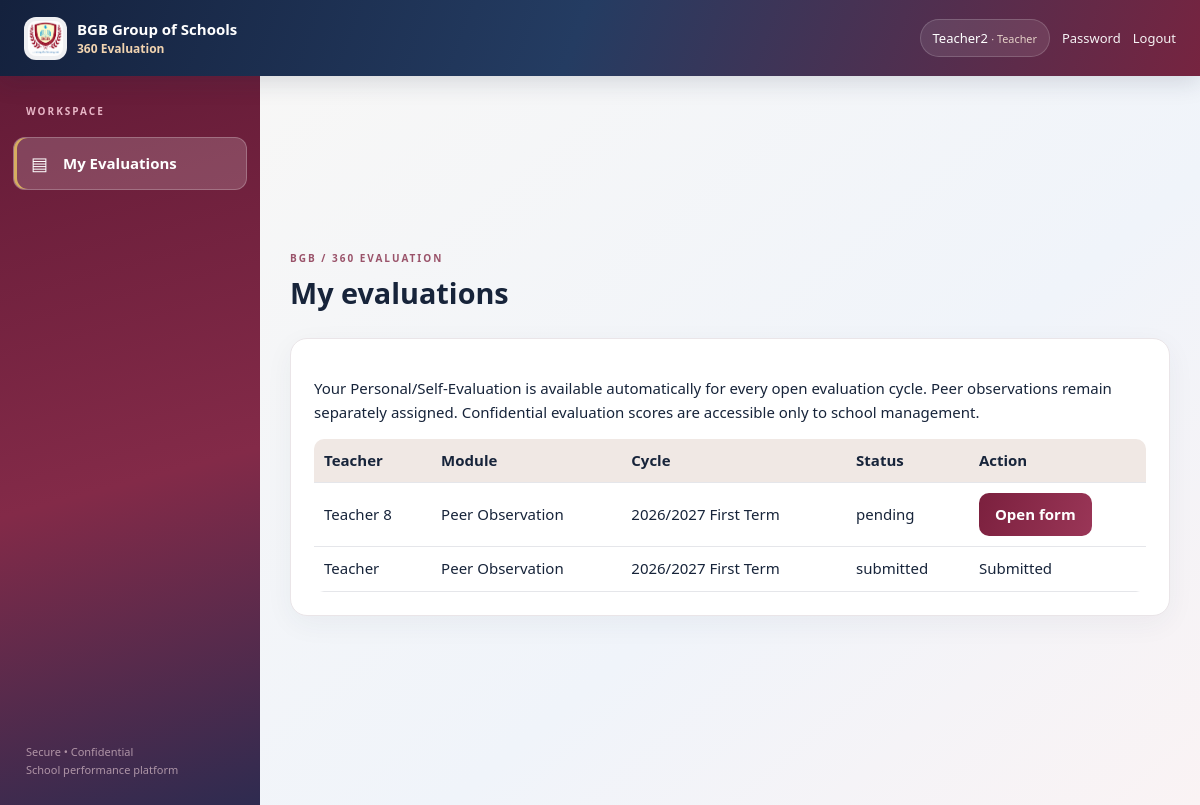
Page /teacher/dashboard.php (signed in) on the committed database.
### tables this page shows
CREATE TABLE `assignments` (
  `id` int NOT NULL,
  `module_id` int NOT NULL,
  `cycle_id` int NOT NULL,
  `evaluator_id` int NOT NULL,
  `subject_id` int NOT NULL,
  `status` enum('pending','draft','submitted') NOT NULL DEFAULT 'pending',
  `observation_date` date DEFAULT NULL,
  `subject_name` varchar(150) DEFAULT NULL,
  `class_name` varchar(100) DEFAULT NULL,
  `period_name` varchar(80) DEFAULT NULL,
  `created_at` timestamp NULL DEFAULT CURRENT_TIMESTAMP,
  `submitted_at` datetime DEFAULT NULL
);

CREATE TABLE `users` (
  `id` int NOT NULL,
  `name` varchar(180) NOT NULL,
  `phone` varchar(20) NOT NULL,
  `password_hash` varchar(255) NOT NULL,
  `role` enum('admin','management','supervisor','teacher') NOT NULL DEFAULT 'teacher',
  `gender` varchar(30) DEFAULT NULL,
  `section_id` int DEFAULT NULL,
  `classes` varchar(255) DEFAULT NULL,
  `subjects` varchar(255) DEFAULT NULL,
  `staff_id` varchar(60) DEFAULT NULL,
  `is_active` tinyint NOT NULL DEFAULT '1',
  `must_change_password` tinyint NOT NULL DEFAULT '1',
  `created_at` timestamp NULL DEFAULT CURRENT_TIMESTAMP
);

CREATE TABLE `modules` (
  `id` int NOT NULL,
  `name` varchar(150) NOT NULL,
  `slug` varchar(150) NOT NULL,
  `description` text,
  `evaluator_role` enum('teacher','supervisor','management','admin','public') NOT NULL DEFAULT 'teacher',
  `rating_direction` enum('high','low') NOT NULL DEFAULT 'high',
  `is_active` tinyint DEFAULT '0',
  `created_at` timestamp NULL DEFAULT CURRENT_TIMESTAMP
);

CREATE TABLE `academic_sessions` (
  `id` int NOT NULL,
  `name` varchar(30) NOT NULL,
  `is_current` tinyint NOT NULL DEFAULT '0'
);

CREATE TABLE `evaluation_cycles` (
  `id` int NOT NULL,
  `session_id` int NOT NULL,
  `term` varchar(40) NOT NULL,
  `starts_at` date DEFAULT NULL,
  `ends_at` date DEFAULT NULL,
  `is_open` tinyint DEFAULT '1'
);

### teacher/dashboard.php (the view, shortened to what this page needs)
<?php require __DIR__.'/../includes/core.php';$u=require_login(['teacher']);ensure_teacher_self_evaluations((int)$u['id']);$rows=all("SELECT a.*,m.name module_name,t.name teacher,c.term,s.name session_name FROM assignments a JOIN modules m ON m.id=a.module_id JOIN users t ON t.id=a.subject_id JOIN evaluation_cycles c ON c.id=a.cycle_id JOIN academic_sessions s ON s.id=c.session_id WHERE a.evaluator_id=? AND m.is_active=1 ORDER BY a.id DESC",[$u['id']]);ob_start();?><div class="card"><p>Your Personal/Self-Evaluation is available automatically for every open evaluation cycle. Peer observations remain separately assigned. Confidential evaluation scores are accessible only to school management.</p><div class="tablewrap teacher-evaluation-table"><table><tr><th>Teacher</th><th>Module</th><th>Cycle</th><th>Status</th><th>Action</th></tr><?php foreach($rows as $r)echo '<tr><td data-label="Teacher">'.h($r['teacher']).'</td><td data-label="Module">'.h($r['module_name']).'</td><td data-label="Cycle">'.h($r['session_name'].' '.$r['term']).'</td><td data-label="Status">'.h($r['status']).'</td><td data-label="Action">'.($r['status']==='submitted'?'Submitted':'<a class="btn" href="'.url('evaluate.php?id='.$r['id']).'">Open form</a>').'</td></tr>';?></table></div></div>

### assets/css/style.css (style rules this page uses)
* { box-sizing:border-box }
body { margin:0;background:#f8f5ef;color:#1b2941;font:15px/1.55 system-ui,Arial,sans-serif }
a { color:#153d66 }
.card { background:#fff;border:1px solid #e4ded4;border-radius:12px;padding:20px;margin:0 0 18px;box-shadow:0 3px 12px #18243a0a }
.btn,button { border:0;background:#70263c;color:white;padding:10px 16px;border-radius:8px;cursor:pointer;text-decoration:none;display:inline-block;font:inherit }
.tablewrap { overflow-x:auto }
table { border-collapse:collapse;width:100%;background:white }
td,th { border-bottom:1px solid #e5e6ea;text-align:left;padding:10px;vertical-align:top }
th { background:#f0e8e4 }
:root { --navy:#14213d;--maroon:#7b203e;--gold:#d6ae60;--cream:#faf8f5;--ink:#17243a }
body { background:linear-gradient(140deg,#faf8f5,#f0f4fa 65%,#faf3f4);color:var(--ink) }
.card { border:1px solid #eae5e8;border-radius:17px;padding:23px;box-shadow:0 8px 28px #2634530d;transition:box-shadow .2s,transform .2s }
.btn,button:not(.menu-toggle) { background:linear-gradient(110deg,#7b203e,#9a3657);border-radius:10px;font-weight:600;transition:transform .18s,box-shadow .18s }
html { width:100%;overflow-x:hidden;-webkit-text-size-adjust:100% }
body { min-width:0;width:100%;overflow-x:hidden }
.shell,main,.card,.grid,.formgrid,.actions { min-width:0 }
.card { max-width:100% }
.tablewrap { display:block;width:100%;max-width:100%;overflow-x:auto;overflow-y:hidden;-webkit-overflow-scrolling:touch;overscroll-behavior-x:contain;border-radius:10px }
.tablewrap table { width:100%;min-width:650px;border-collapse:collapse;table-layout:auto }
.tablewrap th,.tablewrap td { white-space:nowrap;word-break:normal;overflow-wrap:normal;vertical-align:middle }
.tablewrap td .btn,.tablewrap td button { white-space:nowrap;min-width:max-content }

### rows in the picture
assignments: users.name "Teacher 8", module.name "Peer Observation", academic_sessions.name "2026/2027 First Term", status "pending"
assignments: users.name "Teacher", module.name "Peer Observation", academic_sessions.name "2026/2027 First Term", status "submitted", shows "Submitted"

### other values in the picture
$school['school_name'] "BGB Group of Schools"
$u['name'] "Teacher2"
$role "Teacher"
$item[1] "▤"
$item[0] "My Evaluations"
$title "My evaluations"
